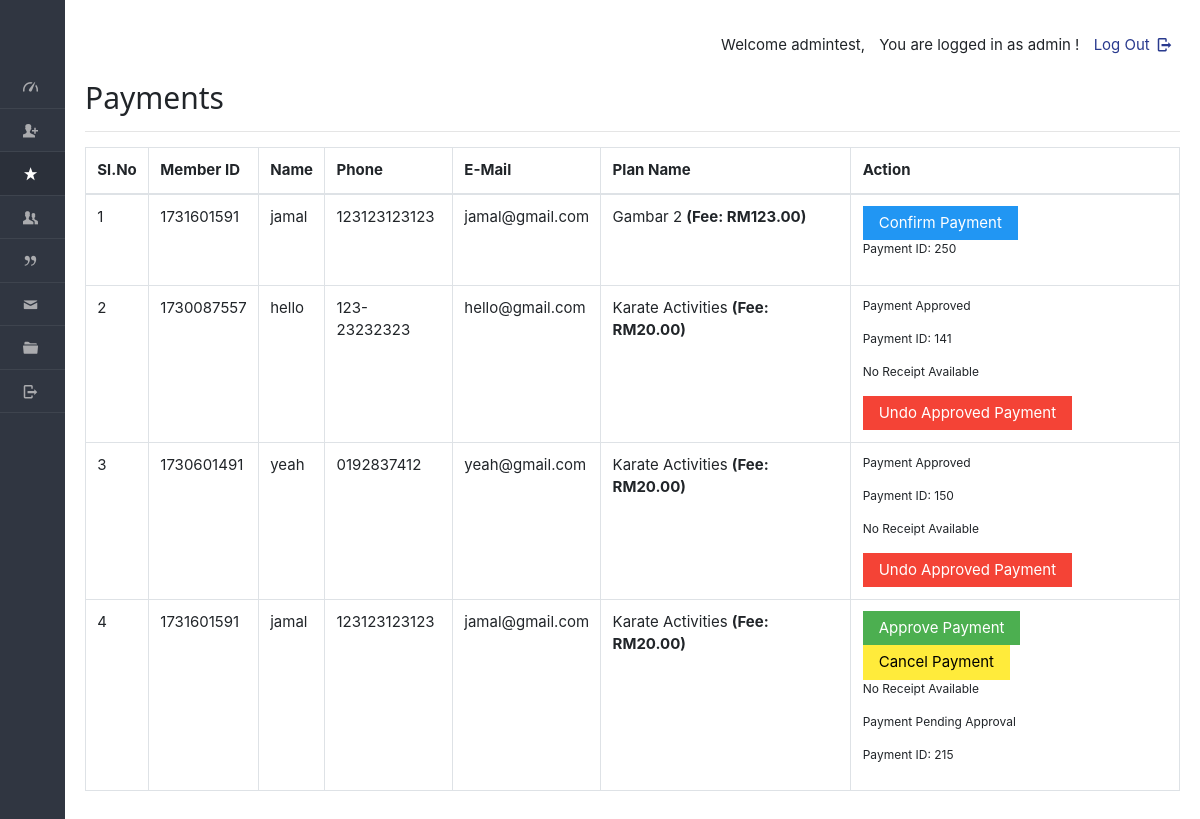
Page /dashboard/admin/payments.php (signed in) on the committed database.
### tables this page shows
CREATE TABLE IF NOT EXISTS `enrolls_to` (
  `et_id` int NOT NULL AUTO_INCREMENT,
  `planid` varchar(8) NOT NULL,
  `userid` varchar(20) NOT NULL,
  `paid_date` varchar(40) DEFAULT NULL,
  `expire` varchar(40) DEFAULT NULL,
  `hasPaid` varchar(5) NOT NULL DEFAULT 'no',
  `hasApproved` varchar(5) DEFAULT NULL,
  `receiptIMG` varchar(100) DEFAULT NULL,
  PRIMARY KEY (`et_id`)
);

CREATE TABLE IF NOT EXISTS `users` (
  `userid` varchar(20) NOT NULL,
  `pass_key` varchar(100) NOT NULL,
  `imageid` varchar(200) DEFAULT NULL,
  `username` varchar(40) DEFAULT NULL,
  `fullName` varchar(100) DEFAULT NULL,
  `gender` varchar(8) DEFAULT NULL,
  `mobile` varchar(20) DEFAULT NULL,
  `email` varchar(200) DEFAULT NULL,
  `dob` varchar(40) DEFAULT NULL,
  `joining_date` varchar(40) DEFAULT NULL,
  `hasApproved` varchar(10) DEFAULT NULL,
  `matrixNumber` varchar(255) DEFAULT NULL,
  `courseName` varchar(255) DEFAULT NULL,
  `no_ic` varchar(50) DEFAULT NULL,
  PRIMARY KEY (`userid`)
);

CREATE TABLE IF NOT EXISTS `plan` (
  `planid` varchar(8) NOT NULL,
  `tid` varchar(45) DEFAULT NULL,
  `planName` varchar(20) NOT NULL,
  `description` varchar(200) NOT NULL,
  `planType` varchar(50) NOT NULL,
  `startDate` varchar(50) NOT NULL,
  `endDate` varchar(50) NOT NULL,
  `duration` int NOT NULL,
  `validity` varchar(20) NOT NULL DEFAULT 'Lifetime',
  `amount` int DEFAULT '0',
  `active` varchar(255) NOT NULL,
  PRIMARY KEY (`planid`),
  KEY `idx_plan_name` (`planName`),
  KEY `idx_plan_type` (`planType`),
  KEY `idx_description` (`description`),
  KEY `idx_active` (`active`)
);

### dashboard/admin/payments.php (the view, shortened to what this page needs)
<!DOCTYPE html>
<html lang="en">
<head>
    <link rel="stylesheet" href="../../css/style.css" id="style-resource-5">
    <link rel="stylesheet" href="../../css/dashMain.css">
    <link rel="stylesheet" type="text/css" href="../../css/entypo.css">
    <link href="a1style.css" type="text/css" rel="stylesheet">
    <link rel="stylesheet" href="../../css/bootstrap.min.css">
    <link rel="stylesheet" href="../../css/insidedashboard.css">
    <link rel="stylesheet" href="../../css/dashboard/sidebar.css">
</head>
<body class="page-body page-fade" onload="collapseSidebar()">
<div class="page-container sidebar-collapsed" id="navbarcollapse">
    <div class="sidebar-menu">
        <header class="logo-env">
        </header>
        <?php include('nav.php'); ?>
    </div>
    <div class="main-content">
        <div class="row">
            <div class="col-md-6 col-sm-8 clearfix"></div>
            <div class="col-md-6 col-sm-4 clearfix hidden-xs">
                <ul class="list-inline links-list pull-right">
                    <li>
                        <a href="logout.php">Log Out <i class="entypo-logout right"></i></a>
                    </li>
                </ul>
            </div>
        </div>
        <h2>Payments</h2>
        <hr />
        <table class="table table-bordered">
            <thead>
                <tr>
                    <th>Sl.No</th>
                    <th>Member ID</th>
                    <th>Name</th>
                    <th>Phone</th>
                    <th>E-Mail</th>
                    <th>Plan Name</th>
                    <th>Action</th>
                </tr>
            </thead>
            <tbody>
<?php
$query = "SELECT e.*, u.username, u.mobile, u.email, p.planName, p.amount
          FROM enrolls_to e
          JOIN users u ON e.userid = u.userid
          JOIN plan p ON e.planid = p.planid
          ORDER BY e.expire";
$result = mysqli_query($con, $query);
$sno = 1;
if (mysqli_num_rows($result) > 0) {
    while ($row = mysqli_fetch_array($result, MYSQLI_ASSOC)) {
        $uid = $row['userid'];
        $planid = $row['planid'];
        $planName = $row['planName'];
        $amount = $row['amount'] ?? 0;
        $hasPaid = $row['hasPaid'];
        $hasApproved = $row['hasApproved'];
        $et_id = $row['et_id'];
        $receiptIMG = $row['receiptIMG'];
echo "<tr>";
echo "<td>" . $sno . "</td>";
echo "<td>" . htmlspecialchars($row['userid'] ?? '') . "</td>";
echo "<td>" . htmlspecialchars($row['username'] ?? '') . "</td>";
echo "<td>" . htmlspecialchars($row['mobile'] ?? '') . "</td>";
echo "<td>" . htmlspecialchars($row['email'] ?? '') . "</td>";
echo "<td>" . htmlspecialchars($planName ?? '') . ($amount > 0 ? " <b>(Fee: RM" . number_format($amount, 2) . ")" : "") . "</b></td>";
        $sno++;
if ($hasPaid === 'no') {
    echo "<td>
            <form action='make_payments.php' method='post'>
                <input type='hidden' name='userID' value='" . htmlspecialchars($uid) . "'/>
                <input type='hidden' name='planID' value='" . htmlspecialchars($planid) . "'/>
                <input type='hidden' name='et_id' value='" . htmlspecialchars($et_id) . "'/>
                <input type='submit' class='a1-btn a1-blue' value='Confirm Payment'/>
            </form>
            <p>Payment ID: $et_id</p>
          </td>";
} elseif ($hasPaid === 'yes' && $hasApproved === 'no') {
echo "<td>
    <form action='approve_payment.php' method='post' style='display:inline;'>
        <input type='hidden' name='userID' value='" . htmlspecialchars($uid) . "'/>
        <input type='hidden' name='planID' value='" . htmlspecialchars($planid) . "'/>
        <input type='hidden' name='et_id' value='" . htmlspecialchars($et_id) . "'/>
        <input type='submit' class='a1-btn a1-green' value='Approve Payment'/>
    </form>
    <form action='cancel_payment.php' method='post' style='display:inline;'>
        <input type='hidden' name='et_id' value='" . htmlspecialchars($et_id) . "'/>
        <input type='hidden' name='userID' value='" . htmlspecialchars($uid) . "'/>
        <input type='submit' class='a1-btn a1-yellow' value='Cancel Payment' onclick='return confirm(\"Are you sure you want to cancel this payment?\");'/>
    </form>";
    if (!empty($receiptIMG)) {
        echo "<button class='a1-btn a1-orange' onclick='showModal(\"receiptModal-$uid\")'>View Receipt</button>";
    } else {
        echo "<p>No Receipt Available</p>";
    }
    echo "<p>Payment Pending Approval</p>
          <p>Payment ID: $et_id</p>
          </td>";
} elseif ($hasPaid === 'yes' && $hasApproved === 'yes') {
    echo "<td>
            <p>Payment Approved</p>
            <p>Payment ID: $et_id</p>";
    if (!empty($receiptIMG)) {
        echo "<button class='a1-btn a1-orange' onclick='showModal(\"receiptModal-$uid\")'>View Receipt</button>";
    } else {
        echo "<p>No Receipt Available</p>";
    }
    echo "<form action='undo_payment.php' method='post' style='display:inline;'>
            <input type='hidden' name='et_id' value='" . htmlspecialchars($et_id) . "'/>
            <input type='hidden' name='userID' value='" . htmlspecialchars($uid) . "'/>
            <input type='hidden' name='planID' value='" . htmlspecialchars($planid) . "'/>
            <input type='submit' class='a1-btn a1-red' value='Undo Approved Payment' onclick='return confirm(\"Are you sure you want to undo this payment?\");'/>
          </form>
          </td>";
} else {
    echo "<td>No Action Needed</td>";
}
echo "</tr>";
    }
} else {
    echo "<tr><td colspan='7'>No records found</td></tr>";
}
?>
            </tbody>
        </table>
    </div>
</div>
</body>
</html>

### css/style.css (style rules this page uses)
html { font-size: 62.5%; font-family: sans-serif; }
div { display: block; }
body { font-family: "Noto Sans", sans-serif, "Helvetica Neue", Helvetica, Arial, sans-serif; font-size: 12px; line-height: 1.428571429; display: block; margin: 0; }
*, *:before, *:after { box-sizing: border-box; }
a { text-decoration: none; background: transparent; }
p { margin: 0 0 8.5px; font-size: 12px; }
p { display: block; }
input, button, select, textarea { font-family: inherit; font-size: inherit; line-height: inherit; }
button, input { line-height: normal; }
button, input, select, textarea { font-family: inherit; font-size: 100%; margin: 0; }
input { background-color: white; cursor: text; padding: 1px; border-width: 2px; border-style: inset; border-color: initial; border-image: initial; }
input, textarea, select, button { text-rendering: auto; color: initial; letter-spacing: normal; word-spacing: normal; text-transform: none; text-indent: 0px; text-shadow: none; display: inline-block; text-align: start; margin: 0em; font: 400 13.3333px Arial; }
button, html input[type="button"], input[type="reset"], input[type="submit"] { cursor: pointer; }
a { color: #373e4a; text-decoration: none; }
a { background: transparent; }
a { color: #373e4a; }
.page-container { position: relative; padding-left: 280px; }
.page-container .sidebar-menu { position: absolute; width: 280px; top: 0; left: 0; bottom: 0; background: #303641; color: #aaabae; z-index: 1; min-height: 796px; box-sizing: border-box; }
.page-container .sidebar-menu .logo-env { width: 100%; padding: 35px; padding-bottom: 10px; box-sizing: border-box; }
.page-container.sidebar-collapsed { padding-left: 65px; }
.page-container.sidebar-collapsed .sidebar-menu { z-index: 4; width: 65px; }
.page-container.sidebar-collapsed .sidebar-menu .logo-env { display: block; padding: 20px; }
.page-container .sidebar-menu .logo-env:before, .page-container .sidebar-menu .logo-env:after { content: " "; display: table; }
.page-container .sidebar-menu .logo-env:after { clear: both; }
ul, ol { margin-top: 0; margin-bottom: 8.5px; }
ul, menu, dir { display: block; list-style-type: disc; }
li { display: list-item; }
i, cite, em, var, address, dfn { font-style: italic; }

### css/dashMain.css (style rules this page uses)
.page-container .main-content { position: relative; float: left; width: 100%; padding: 20px; z-index: 2; background: #ffffff; box-sizing: border-box; }
.row { margin-left: -15px; margin-right: -15px; }
.row:before, .row:after { content: " "; display: table; }
.row:after { clear: both; }
.col-xs-1, .col-sm-1, .col-md-1, .col-lg-1, .col-xs-2, .col-sm-2, .col-md-2, .col-lg-2, .col-xs-3, .col-sm-3, .col-md-3, .col-lg-3, .col-xs-4, .col-sm-4, .col-md-4, .col-lg-4, .col-xs-5, .col-sm-5, .col-md-5, .col-lg-5, .col-xs-6, .col-sm-6, .col-md-6, .col-lg-6, .col-xs-7, .col-sm-7, .col-md-7, .col-lg-7, .col-xs-8, .col-sm-8, .col-md-8, .col-lg-8, .col-xs-9, .col-sm-9, .col-md-9, .col-lg-9, .col-xs-10, .col-sm-10, .col-md-10, .col-lg-10, .col-xs-11, .col-sm-11, .col-md-11, .col-lg-11, .col-xs-12, .col-sm-12, .col-md-12, .col-lg-12 { position: relative; min-height: 1px; padding-left: 15px; padding-right: 15px; }
.links-list { white-space: nowrap; padding-top: 14px; padding-bottom: 8px; }
.pull-right { float: right !important; }
.list-inline { padding-left: 0; list-style: none; }
ul, ol { margin-top: 0; margin-bottom: 8.5px; }
.list-inline > li:first-child { padding-left: 0; }
.list-inline > li { display: inline-block; padding-left: 5px; padding-right: 5px; }
@media (min-width: 768px) { .col-sm-1, .col-sm-2, .col-sm-3, .col-sm-4, .col-sm-5, .col-sm-6, .col-sm-7, .col-sm-8, .col-sm-9, .col-sm-10, .col-sm-11 { float: left; } }
@media (min-width: 768px) { .col-sm-8 { width: 66.66666666666666%; } }
@media (min-width: 768px) { .col-sm-4 { width: 33.33333333333333%; } }
@media (min-width: 992px) { .col-md-1, .col-md-2, .col-md-3, .col-md-4, .col-md-5, .col-md-6, .col-md-7, .col-md-8, .col-md-9, .col-md-10, .col-md-11 { float: left; } }
@media (min-width: 992px) { .col-md-6 { width: 50%; } }
a { color: #373e4a; text-decoration: none; }
a { background: transparent; }
a { color: #373e4a; }
h2, .h2 { font-size: 25px; }
hr { margin-top: 17px; margin-bottom: 17px; border: 0; border-top: 1px solid #998f8f; }
hr { box-sizing: content-box; height: 0; }
i, cite, em, var, address, dfn { font-style: italic; }

### css/dashboard/sidebar.css (style rules this page uses)
.page-container { display: flex; min-height: 100vh; }
.sidebar-menu { width: 250px; background-color: #2b303a; color: #ffffff; }
.main-content { flex-grow: 1; padding: 20px; }

### rows in the picture
enrolls_to: userid "1731601591", userid.username "jamal", userid.mobile "123123123123", userid.email "jamal@gmail.com", planid.planName "Gambar 2", planid.amount "123.00", et_id "250"
enrolls_to: userid "1730087557", userid.username "hello", userid.mobile "123-23232323", userid.email "hello@gmail.com", planid.planName "Karate Activities", planid.amount "20.00", et_id "141", shows "No Receipt Available"
enrolls_to: userid "1730601491", userid.username "yeah", userid.mobile "0192837412", userid.email "yeah@gmail.com", planid.planName "Karate Activities", planid.amount "20.00", et_id "150", shows "No Receipt Available"
enrolls_to: userid "1731601591", userid.username "jamal", userid.mobile "123123123123", userid.email "jamal@gmail.com", planid.planName "Karate Activities", planid.amount "20.00", shows "No Receipt Available", et_id "215"
